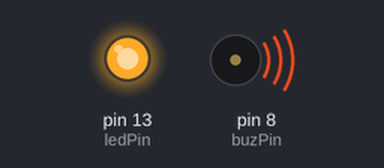
The sketch below on a simulated Arduino Uno, built with avr-gcc and run on an emulated ATmega328P. Parts: output pins drawn as LEDs (lit = HIGH), buzzer (waves = sounding).

Above: at 7.9 s.
Timing chart, 0 to 9.5 s (numbered marks = the images above):
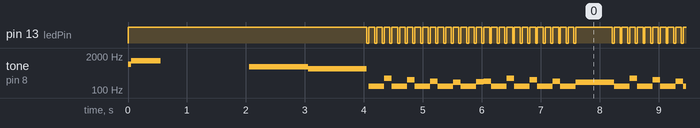

The sketch:

sketch_aug06a.ino
```cpp
int sheet[]={
//At Doom's Gate - DOOM - E1M1 (Best at : Speed 0.65 / Octave 0)
12,12,22,12,12,112,12,12,110,12,12,18,12,12,19,110,
12,12,22,12,12,112,12,12,110,12,12,18,0,0,0,0

//11,0,0,1,11,0,1,11,1
};

float sheetSpeed = 0.65; // default => 1
int octave = 1; //default => 0
int bootOctave;
int note;
String noteString;
String noteHeightString;
int noteHeight;
int lastNote;
int x;

//comp
const int ledPin = 13;
const int buzPin = 8;


void setup(){
  Serial.println("Setup");
  pinMode(ledPin,OUTPUT);
  digitalWrite(ledPin, HIGH);
  bootOctave = octave;
  octave = 1;
  //Nintendo - Gameboy startup
  play(312,50);
  delay(50);
  play(45,500);
    delay(2000);
  //SEGA - Game boot
  play(38,1000);
  delay(1000);
  play(35,1000);
  delay(1000);

  octave = bootOctave;
}

void loop(){

  for(x=0;x<(sizeof(sheet) / sizeof(sheet[0])); x++){
    note = sheet[x];
    digitalWrite(ledPin, LOW);

    //.charAt(n)  substring()

    if(note == 0){
      play(lastNote,250*sheetSpeed);
      delay(200*sheetSpeed);
    }else if(note == 1){
      delay(200*sheetSpeed);
    }else{
      delay(50*sheetSpeed);
      play(note,200*sheetSpeed);
      lastNote = note;
      delay(150*sheetSpeed);
  }
  Serial.println(note);
}
}

int play(int note, int l){
  //y note pendant l millisecondes à la hauteur h
  noteString = String(note);

    noteHeightString=String(noteString.charAt(0));
    noteString = noteString.substring(1);
    Serial.println(noteString);
    Serial.println(noteHeightString);
    note = noteString.toInt();
    noteHeight = noteHeightString.toInt()+octave;
    Serial.println(note);
    Serial.println(noteHeight);

  switch(note){
    case 1: tone(buzPin,32.70*pow(2,noteHeight),l);
    break;

    case 2: tone(buzPin,34.65*pow(2,noteHeight),l);
    break;

    case 3: tone(buzPin,36.71*pow(2,noteHeight),l);
    break;

    case 4: tone(buzPin,38.89*pow(2,noteHeight),l);
    break;

    case 5: tone(buzPin,41.20*pow(2,noteHeight),l);
    break;

    case 6: tone(buzPin,43.65*pow(2,noteHeight),l);
    break;

    case 7: tone(buzPin,46.25*pow(2,noteHeight),l);
    break;

    case 8: tone(buzPin,49.00*pow(2,noteHeight),l);
    break;

    case 9: tone(buzPin,51.91*pow(2,noteHeight),l);
    break;

    case 10: tone(buzPin,55.00*pow(2,noteHeight),l);
    break;

    case 11: tone(buzPin,58.27*pow(2,noteHeight),l);
    break;

    case 12: tone(buzPin,61.74*pow(2,noteHeight),l);
    break;

  }


      digitalWrite(ledPin, HIGH);
}
```

Measured:
- by itself, pin 13 (ledPin): repeats every 4.2 s: LOW 0.03 s, HIGH 0.62 s, 27 × (LOW 0.03 s, HIGH 0.10 s)
- by itself, tone on pin 8 (buzPin): plays 987 Hz for 0.05 s, 1318 Hz for 0.50 s, 784 Hz for 1.0 s, 659 Hz for 1.0 s, 138 Hz for 0.26 s, 277 Hz for 0.13 s … (579 notes in this stretch)
